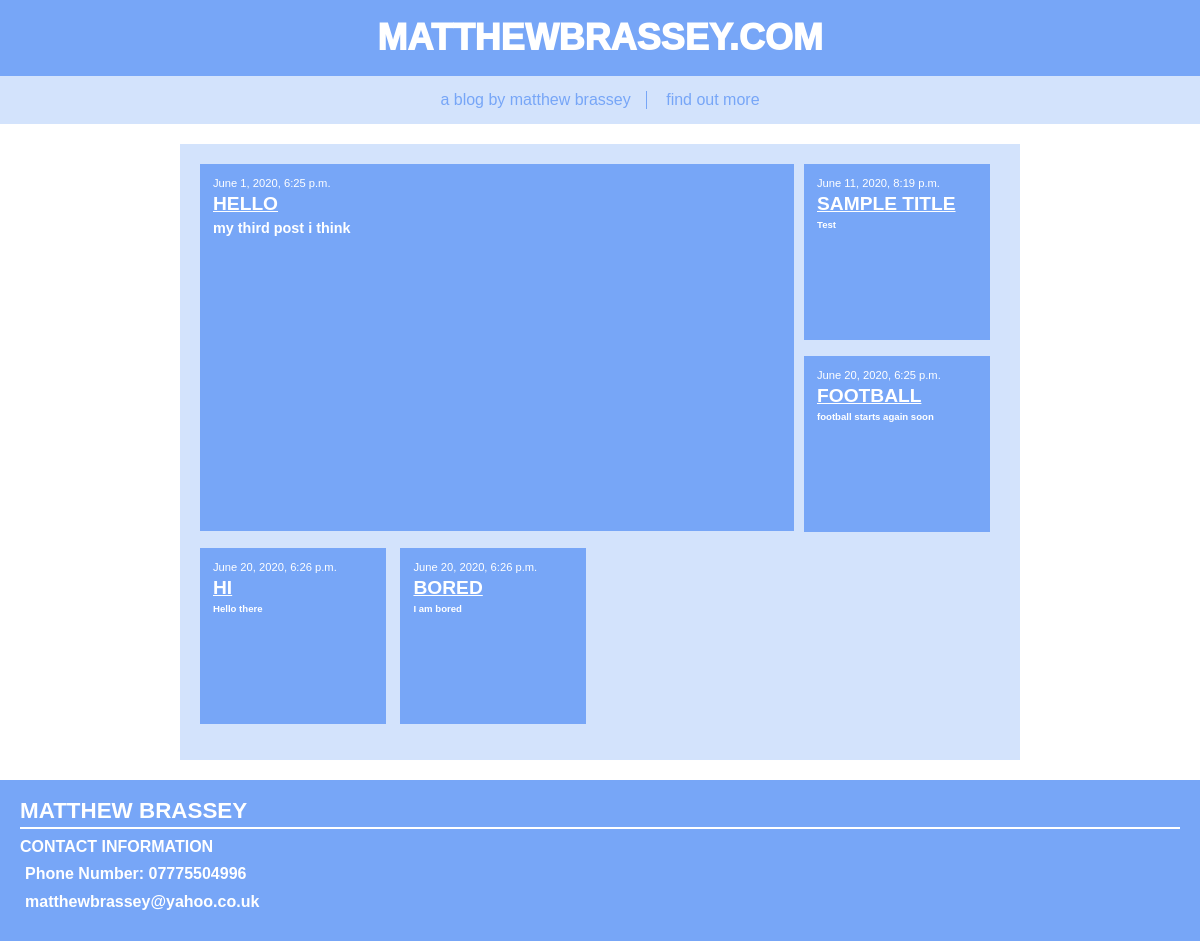
The app's page /, older data.
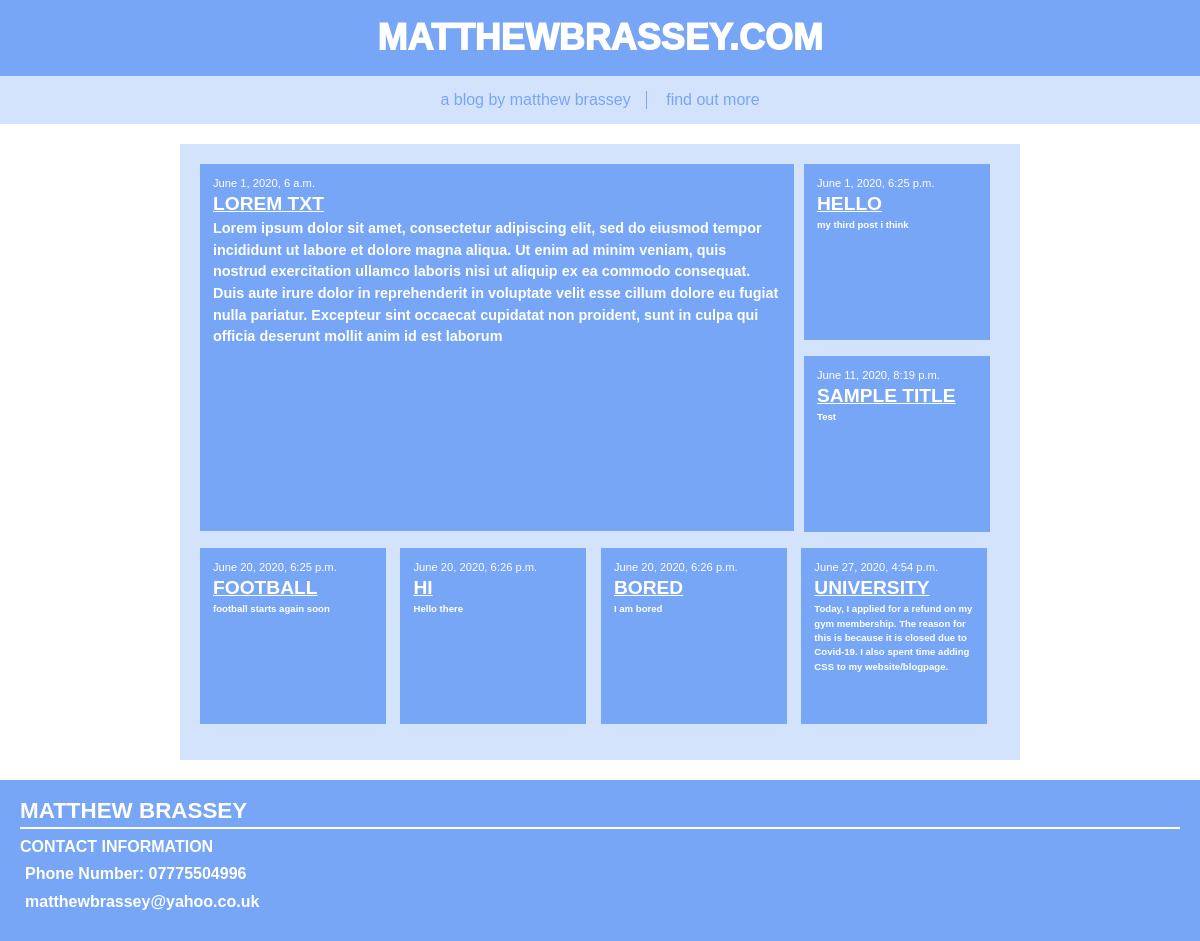
The same page, newer data.
### blog/models.py (models this page shows, shortened)
class Post(models.Model):
    author = models.ForeignKey(settings.AUTH_USER_MODEL, on_delete=models.CASCADE)
    title = models.CharField(max_length=200)
    text = models.TextField()
    created_date = models.DateTimeField(default=timezone.now)
    published_date = models.DateTimeField(blank=True, null=True)

### blog/views.py (the view)
# urls.py: path('', views.post_list, name='post_list'),
def post_list(request):
    posts = Post.objects.filter(published_date__lte=timezone.now()).order_by('published_date')
    return render(request, 'blog/post_list.html', {'posts': posts})

### blog/templates/blog/post_list.html
{% extends 'blog/base.html' %}
{% block content %}
{% for post in posts %}
<div class="post">
  <div class="date">
    {{ post.published_date }}
  </div>
  <a href="{% url 'post_detail' pk=post.pk %}"></a>
  <h2>{{ post.title }}</h2>
  <p>{{ post.text|linebreaksbr }}</p>
</div>
{% endfor %}
{% endblock %}

Row changes from the older to the newer data that the page shows:
added Post: published_date "June 1, 2020, 6 a.m.", title "LOREM TXT", text "Lorem ipsum dolor sit amet, consectetur adipiscing elit, sed do eiusmod tempor incididunt ut labore et dolore magna aliqua. Ut enim ad minim veniam, quis nostrud exercitation ullamco laboris nisi ut aliquip ex ea commodo consequat. Duis aute irure dolor in reprehenderit in voluptate velit esse cillum dolore eu fugiat nulla pariatur. Excepteur sint occaecat cupidatat non proident, sunt in culpa qui officia deserunt mollit anim id est laborum"
added Post: published_date "June 27, 2020, 4:54 p.m.", title "UNIVERSITY", text "Today, I applied for a refund on my gym membership. The reason for this is because it is closed due to Covid-19. I also spent time adding CSS to my website/blogpage."
